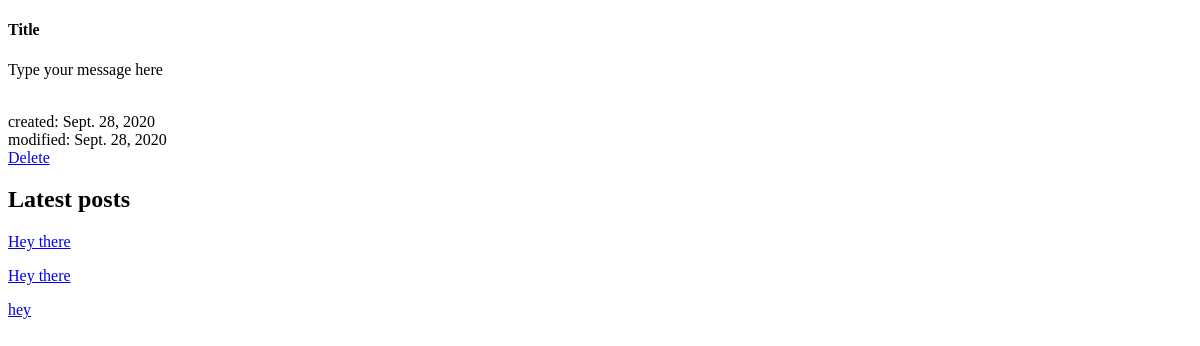
The app's page /post/2/, older data.
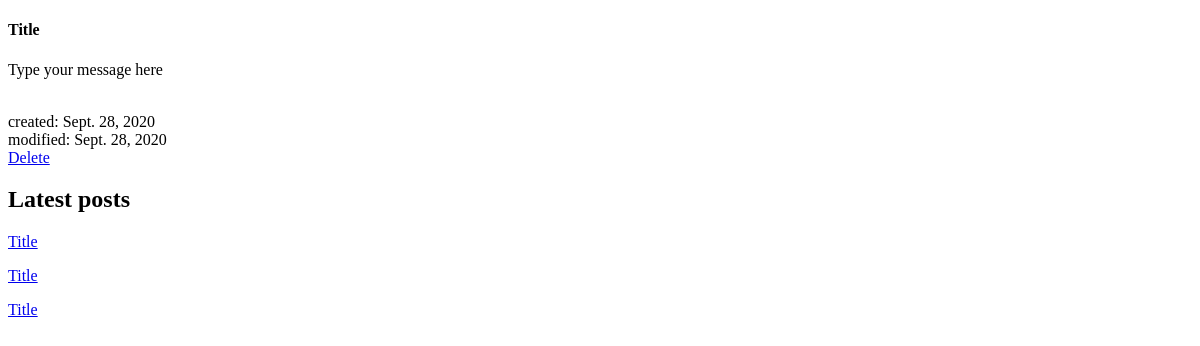
The same page, newer data.
### cbv/models.py (models this page shows)
class Post(models.Model):
    title = models.CharField(max_length=124)
    content =  models.CharField(max_length=512)
    created = models.DateField(auto_now=True)
    modified = models.DateField(auto_now_add=True)

### cbv/views.py (the view)
# urls.py: path('post/<int:pk>/', views.PostDetailView.as_view(), name='detail'),
class PostDetailView(DetailView):
    model = Post
    context_object_name = 'post'
    extra_context = {
        'latest': Post.objects.all().order_by('-pk')[:3]
    }
    template_name = 'detail.html'

### cbv/templates/detail.html (shortened to what this page needs)
{% extends "base.html" %}
{% block content %}
  <h4>{{post.title}}</h4>
  <p>{{post.content}}</p>
  <br>
    created: {{post.created}}
    <br>
    modified: {{post.modified}}
    <br>
    <a href="{% url 'delete' post.pk %}">Delete</a>
    <br>
    <h2>Latest posts</h2>
    {% for posts in latest %}
    <p>
        {% if posts.pk != post.pk %}
        <a href="{% url 'detail' posts.pk %}">{{posts.title}}</a>
        {% endif %}
    </p>
    {% endfor %}
{% endblock content %}

Row changes from the older to the newer data that the page shows:
no longer on this page (row unchanged): Post: title "Hey there"
no longer on this page (row unchanged): Post: title "Hey there"
no longer on this page (row unchanged): Post: title "hey"
added Post: title "Title"
added Post: title "Title"
added Post: title "Title"
